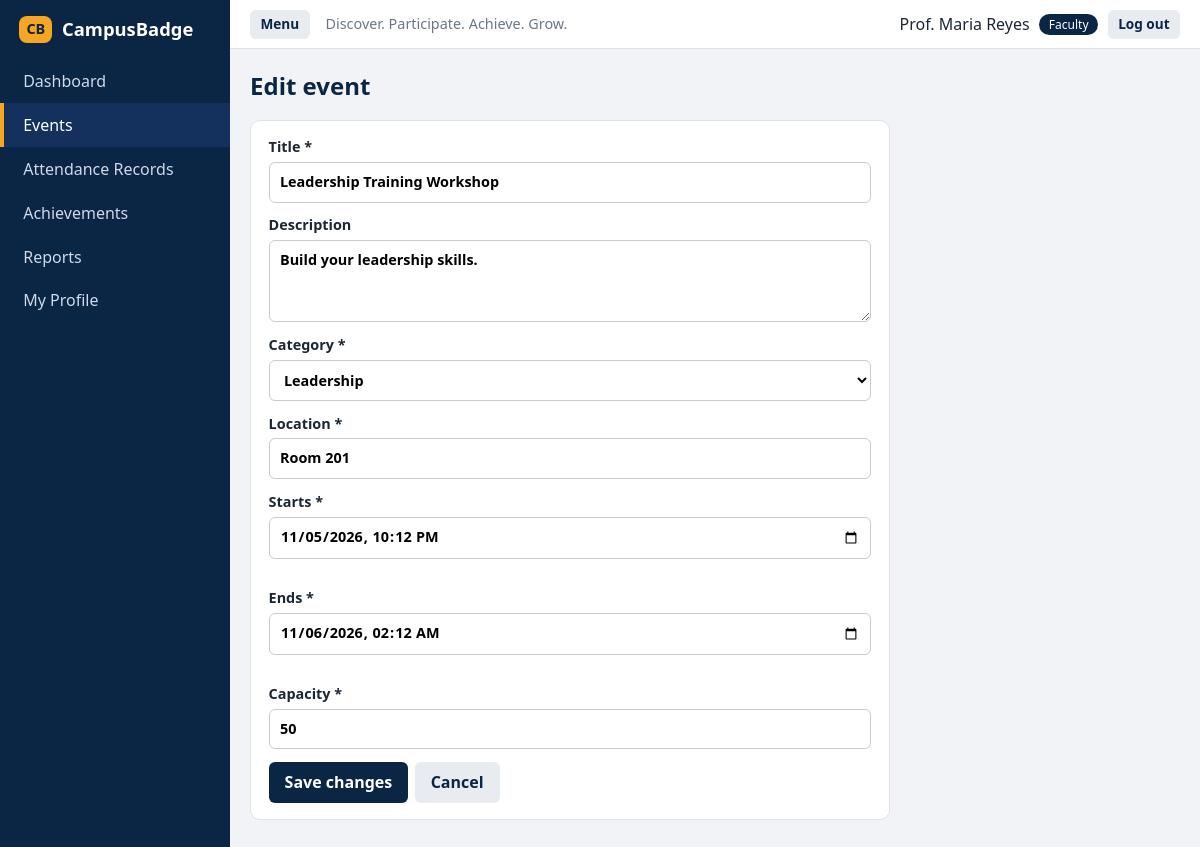
The app's page /events/2/edit (signed in) with its own data.
### tables this page shows
CREATE TABLE users (
    id INTEGER PRIMARY KEY AUTOINCREMENT,
    id_number TEXT NOT NULL DEFAULT '',
    full_name TEXT NOT NULL,
    email TEXT NOT NULL UNIQUE COLLATE NOCASE,
    password_hash TEXT NOT NULL,
    role TEXT NOT NULL CHECK (role IN ('student','faculty','admin')),
    status TEXT NOT NULL DEFAULT 'active' CHECK (status IN ('active','pending','rejected','disabled')),
    program TEXT NOT NULL DEFAULT '',
    created_at TEXT NOT NULL
);

CREATE TABLE events (
    id INTEGER PRIMARY KEY AUTOINCREMENT,
    title TEXT NOT NULL,
    description TEXT NOT NULL DEFAULT '',
    category TEXT NOT NULL,
    location TEXT NOT NULL,
    start_time TEXT NOT NULL,
    end_time TEXT NOT NULL,
    capacity INTEGER NOT NULL CHECK (capacity > 0),
    qr_token TEXT NOT NULL,
    created_by INTEGER REFERENCES users(id),
    archived INTEGER NOT NULL DEFAULT 0,
    created_at TEXT NOT NULL,
    CHECK (end_time > start_time)
);

### app.py (the view, shortened to what this page needs)
@app.route("/events/<int:event_id>/edit", methods=["GET", "POST"])
@roles_required("faculty", "admin")
def event_edit(event_id):
    with db.db_session() as conn:
        row = manageable_event(conn, event_id)
    values = row
    return render_template("event_form.html", values=values, editing=True, event_id=event_id, categories=EVENT_CATEGORIES)

### app.py (called while the page is built)
def csrf_token():
    if "_csrf" not in session:
        session["_csrf"] = secrets.token_hex(16)
    return session["_csrf"]

@app.context_processor
def inject_globals():
    logo = fp.find_logo()
    logo_url = url_for("logo_image", v=int(logo[0].stat().st_mtime)) if logo else None
    return {"user": g.get("user"), "testing_mode": TESTING_MODE, "logo_url": logo_url}

@app.before_request
def load_user_and_check_csrf():
    g.user = None
    if request.endpoint == "static":
        return
    user_id = session.get("user_id")
    if user_id:
        with db.db_session() as conn:
            row = db.get_user_row(conn, user_id)
        if row and row["status"] == "active":
            g.user = user_from_row(row)
        else:
            session.clear()
    if request.method == "POST":
        sent = request.form.get("_csrf") or request.headers.get("X-CSRF-Token", "")
        if not sent or not secrets.compare_digest(sent, session.get("_csrf", "")):
            abort(400)

def login_required(view):
    @wraps(view)
    def wrapper(*args, **kwargs):
        if g.user is None:
            flash("Please log in to continue.", "warning")
            return redirect(url_for("login"))
        return view(*args, **kwargs)
    return wrapper

def roles_required(*roles):
    def decorator(view):
        @wraps(view)
        @login_required
        def wrapper(*args, **kwargs):
            if g.user.role not in roles:
                raise UnauthorizedAccessError()
            return view(*args, **kwargs)
        return wrapper
    return decorator

def manageable_event(conn, event_id):
    row = db.get_event_row(conn, event_id)
    if row is None or row["archived"]:
        abort(404)
    if g.user.role != "admin" and row["created_by"] != g.user.id:
        raise UnauthorizedAccessError("You can only manage events that you created.")
    return row

### database.py (called while the page is built)
def connect():
    try:
        Path(DB_PATH).parent.mkdir(parents=True, exist_ok=True)
        conn = sqlite3.connect(DB_PATH, timeout=10, isolation_level=None)
        conn.row_factory = sqlite3.Row
        conn.execute("PRAGMA foreign_keys = ON")
        return conn
    except (sqlite3.Error, OSError) as exc:
        logger.exception("Could not open database")
        raise DatabaseError() from exc

def get_user_row(conn, user_id):
    return conn.execute("SELECT * FROM users WHERE id = ?", (user_id,)).fetchone()

def get_event_row(conn, event_id):
    return conn.execute("SELECT * FROM events WHERE id = ?", (event_id,)).fetchone()

### templates/event_form.html (shortened to what this page needs)
{% extends "base.html" %}
{% from "_macros.html" import csrf %}
{% block content %}
<h1>{{ 'Edit event' if editing else 'Create event' }}</h1>
<div class="card form-card">
  <form method="post" data-validate novalidate>
    <label>Title * <input name="title" required maxlength="120" value="{{ values['title'] if values and values['title'] is defined else '' }}"></label>
    <label>Description <textarea name="description" rows="3" maxlength="1000">{{ values['description'] if values and values['description'] is defined else '' }}</textarea></label>
    <label>Category *
      <select name="category">
        {% for c in categories %}<option {{ 'selected' if values and values['category'] is defined and values['category'] == c }}>{{ c }}</option>{% endfor %}
      </select></label>
    <label>Location * <input name="location" required maxlength="120" value="{{ values['location'] if values and values['location'] is defined else '' }}"></label>
    <div class="grid two">
      <label>Starts * <input type="datetime-local" name="start_time" required value="{{ (values['start_time'] if values and values['start_time'] is defined else '')|dt_input }}"></label>
      <label>Ends * <input type="datetime-local" name="end_time" required value="{{ (values['end_time'] if values and values['end_time'] is defined else '')|dt_input }}"></label>
    </div>
    <label>Capacity * <input type="number" name="capacity" min="1" max="5000" required value="{{ values['capacity'] if values and values['capacity'] is defined else 100 }}"></label>
    <div class="actions"><button class="btn btn-primary">{{ 'Save changes' if editing else 'Create event' }}</button>
      <a class="btn btn-light" href="{{ url_for('events') }}">Cancel</a></div>
  </form>
</div>
{% endblock %}

### templates/base.html (shortened to what this page needs)
{% from "_macros.html" import csrf %}
<!doctype html>
<html lang="en">
<head>
  <link rel="stylesheet" href="{{ url_for('static', filename='css/style.css') }}">
</head>
<body>
{% if user %}
<div class="layout">
  <aside class="sidebar" id="sidebar">
    <div class="brand">{% if logo_url %}<img class="logo-img" src="{{ logo_url }}" alt="CampusBadge logo">{% else %}<span class="logo">CB</span>{% endif %} CampusBadge</div>
    {% set ep = request.endpoint %}
    <nav>
      <a href="{{ url_for('dashboard') }}" class="{{ 'active' if ep and ep.endswith('_dashboard') }}">Dashboard</a>
      <a href="{{ url_for('events') }}" class="{{ 'active' if ep and ep.startswith('event') }}">Events</a>
      {% if user.role == 'student' %}
        <a href="{{ url_for('attendance') }}" class="{{ 'active' if ep == 'attendance' }}">QR Attendance</a>
        <a href="{{ url_for('badges') }}" class="{{ 'active' if ep == 'badges' }}">My Badges</a>
      {% else %}
        <a href="{{ url_for('attendance') }}" class="{{ 'active' if ep == 'attendance' }}">Attendance Records</a>
        <a href="{{ url_for('achievements') }}" class="{{ 'active' if ep == 'achievements' }}">Achievements</a>
        <a href="{{ url_for('reports') }}" class="{{ 'active' if ep == 'reports' }}">Reports</a>
      {% endif %}
      <a href="{{ url_for('profile') }}" class="{{ 'active' if ep == 'profile' }}">My Profile</a>
    </nav>
  </aside>
  <div class="main">
    <header class="topbar">
      <button type="button" id="menu-toggle" class="btn btn-light btn-sm menu-btn" aria-label="Toggle menu">Menu</button>
      <span class="tagline">Discover. Participate. Achieve. Grow.</span>
      <div class="topbar-user">
        <span>{{ user.full_name }}</span> <span class="role-pill">{{ user.role }}</span>
        <form method="post" action="{{ url_for('logout') }}">{{ csrf() }}<button class="btn btn-light btn-sm">Log out</button></form>
      </div>
    </header>
    <main class="content">
{% else %}
<main class="auth-wrap">
{% endif %}
      {% block content %}{% endblock %}
{% if user %}
    </main>
  </div>
</div>
{% else %}
</main>
{% endif %}
</body>
</html>

### static/css/style.css (style rules this page uses)
:root { --navy:#0b2545; --navy2:#13315c; --accent:#f5a623; --accent-d:#d98e0f; --bg:#f1f3f6; --card:#fff; --text:#1c2733; --muted:#6b7785; --line:#dfe3e8; --ok:#1f8a4c; --bad:#c0392b; --warn:#b7791f; }
* { box-sizing: border-box; }
body { margin:0; font-family: system-ui, -apple-system, "Segoe UI", Roboto, Arial, sans-serif; background:var(--bg); color:var(--text); line-height:1.45; }
h1 { font-size:1.5rem; margin:0 0 1rem; color:var(--navy); }
a { color:var(--navy2); }
.layout { display:flex; min-height:100vh; }
.sidebar { width:230px; background:var(--navy); color:#fff; padding:1rem 0; flex-shrink:0; }
.brand { font-weight:700; font-size:1.15rem; padding:0 1.2rem 1rem; display:flex; align-items:center; gap:.6rem; }
.logo { background:var(--accent); color:var(--navy); border-radius:8px; padding:.2rem .45rem; font-size:.9rem; }
.sidebar nav a { display:block; color:#cfd9e8; text-decoration:none; padding:.65rem 1.2rem; border-left:4px solid transparent; }
.sidebar nav a.active { background:var(--navy2); color:#fff; border-left-color:var(--accent); }
.main { flex:1; min-width:0; display:flex; flex-direction:column; }
.topbar { background:#fff; border-bottom:1px solid var(--line); padding:.6rem 1.25rem; display:flex; align-items:center; gap:1rem; }
.tagline { color:var(--muted); font-size:.9rem; flex:1; }
.topbar-user { display:flex; align-items:center; gap:.6rem; }
.topbar-user form { margin:0; }
.role-pill { background:var(--navy); color:#fff; border-radius:99px; padding:.1rem .6rem; font-size:.75rem; text-transform:capitalize; }
.content { padding:1.25rem; max-width:1200px; width:100%; }
.menu-btn { display:none; }
.card { background:var(--card); border:1px solid var(--line); border-radius:10px; padding:1rem 1.1rem; margin-bottom:1rem; }
.grid { display:grid; gap:1rem; }
.grid.two { grid-template-columns:repeat(auto-fit,minmax(340px,1fr)); }
.grid.two { margin-bottom:1rem; }
td.actions, .actions { display:flex; gap:.4rem; flex-wrap:wrap; align-items:center; }
label { display:block; margin-bottom:.8rem; font-weight:600; font-size:.9rem; }
input, select, textarea { display:block; width:100%; margin-top:.25rem; padding:.55rem .65rem; border:1px solid #c5ccd5; border-radius:6px; font:inherit; background:#fff; }
.form-card { max-width:640px; }
.btn { display:inline-block; border:0; border-radius:6px; padding:.55rem 1rem; font:inherit; font-weight:600; cursor:pointer; text-decoration:none; text-align:center; }
.btn-primary { background:var(--navy); color:#fff; }
.btn-light { background:#e8ebf0; color:var(--navy); }
.btn-sm { padding:.3rem .65rem; font-size:.85rem; }

### records on screen
users: full_name "Prof. Maria Reyes", role "Faculty"
events: title "Leadership Training Workshop", description "Build your leadership skills.", location "Room 201", start_time "11/05/2026 22:12", end_time "11/06/2026 02:12", capacity "50"

### other values on screen
{{ 'Edit event' if editing else 'Create event' }} "Edit event"
{{ 'Save changes' if editing else 'Create event' }} "Save changes"
form field category "Leadership"
